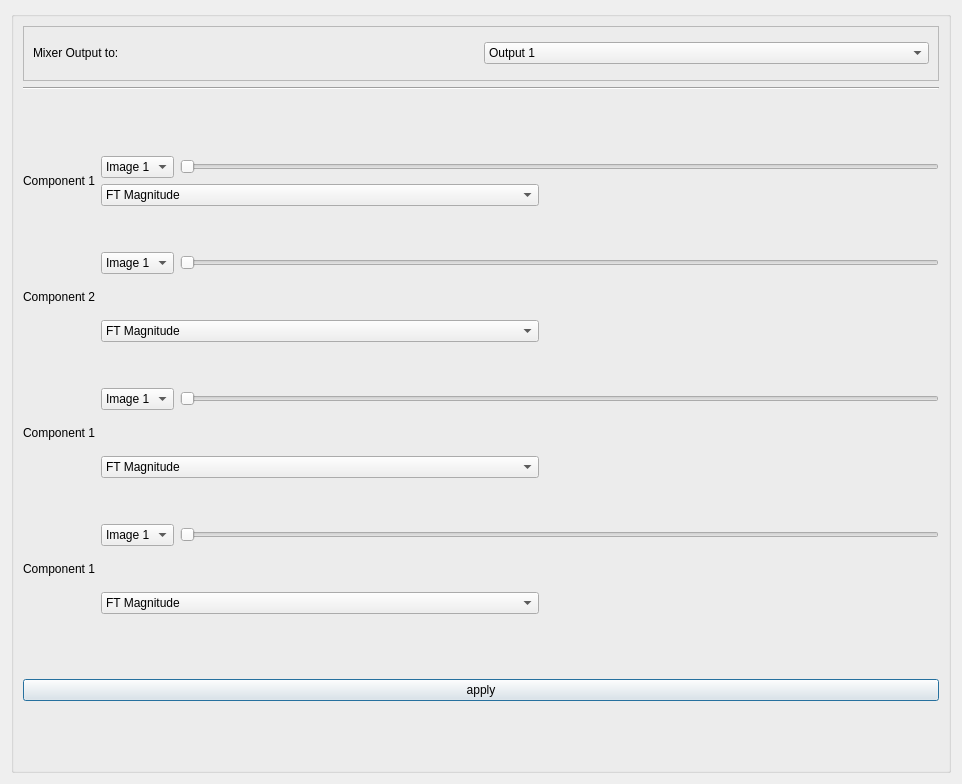
<?xml version="1.0" encoding="UTF-8"?>
<ui version="4.0">
 <class>Dialog</class>
 <widget class="QDialog" name="Dialog">
  <property name="geometry">
   <rect>
    <x>0</x>
    <y>0</y>
    <width>962</width>
    <height>784</height>
   </rect>
  </property>
  <property name="windowTitle">
   <string>Dialog</string>
  </property>
  <layout class="QGridLayout" name="gridLayout_12">
   <item row="0" column="0">
    <widget class="QGroupBox" name="groupBox">
     <property name="title">
      <string/>
     </property>
     <layout class="QGridLayout" name="gridLayout_11">
      <item row="0" column="0">
       <layout class="QGridLayout" name="gridLayout_10">
        <item row="0" column="0">
         <widget class="QFrame" name="frame">
          <property name="minimumSize">
           <size>
            <width>0</width>
            <height>55</height>
           </size>
          </property>
          <property name="maximumSize">
           <size>
            <width>16777215</width>
            <height>55</height>
           </size>
          </property>
          <property name="frameShape">
           <enum>QFrame::StyledPanel</enum>
          </property>
          <property name="frameShadow">
           <enum>QFrame::Raised</enum>
          </property>
          <layout class="QGridLayout" name="gridLayout">
           <item row="0" column="0">
            <layout class="QVBoxLayout" name="verticalLayout">
             <item>
              <layout class="QHBoxLayout" name="horizontalLayout">
               <item>
                <widget class="QLabel" name="label">
                 <property name="text">
                  <string>Mixer Output to:</string>
                 </property>
                </widget>
               </item>
               <item>
                <widget class="QComboBox" name="mixer_output_combobox">
                 <item>
                  <property name="text">
                   <string>Output 1</string>
                  </property>
                 </item>
                 <item>
                  <property name="text">
                   <string>Output 2</string>
                  </property>
                 </item>
                </widget>
               </item>
              </layout>
             </item>
            </layout>
           </item>
          </layout>
         </widget>
        </item>
        <item row="3" column="0">
         <layout class="QGridLayout" name="gridLayout_9">
          <item row="2" column="0">
           <layout class="QHBoxLayout" name="horizontalLayout_7">
            <item>
             <widget class="QLabel" name="label_3">
              <property name="text">
               <string>Component 2</string>
              </property>
             </widget>
            </item>
            <item>
             <layout class="QGridLayout" name="gridLayout_3">
              <item row="0" column="0">
               <layout class="QHBoxLayout" name="horizontalLayout_4">
                <item>
                 <widget class="QComboBox" name="input_img_selection_combobox_2">
                  <item>
                   <property name="text">
                    <string>Image 1</string>
                   </property>
                  </item>
                  <item>
                   <property name="text">
                    <string>Image 2</string>
                   </property>
                  </item>
                  <item>
                   <property name="text">
                    <string>Image 3</string>
                   </property>
                  </item>
                  <item>
                   <property name="text">
                    <string>Image 4</string>
                   </property>
                  </item>
                 </widget>
                </item>
                <item>
                 <widget class="QSlider" name="comp1_hslider_2">
                  <property name="orientation">
                   <enum>Qt::Horizontal</enum>
                  </property>
                 </widget>
                </item>
               </layout>
              </item>
              <item row="2" column="0">
               <layout class="QHBoxLayout" name="horizontalLayout_5">
                <item>
                 <widget class="QComboBox" name="mixer_combo_2">
                  <item>
                   <property name="text">
                    <string>FT Magnitude</string>
                   </property>
                  </item>
                  <item>
                   <property name="text">
                    <string>FT Phase</string>
                   </property>
                  </item>
                  <item>
                   <property name="text">
                    <string>FT Real</string>
                   </property>
                  </item>
                  <item>
                   <property name="text">
                    <string>FT Imaginary</string>
                   </property>
                  </item>
                 </widget>
                </item>
                <item>
                 <spacer name="horizontalSpacer_2">
                  <property name="orientation">
                   <enum>Qt::Horizontal</enum>
                  </property>
                  <property name="sizeType">
                   <enum>QSizePolicy::Fixed</enum>
                  </property>
                  <property name="sizeHint" stdset="0">
                   <size>
                    <width>400</width>
                    <height>20</height>
                   </size>
                  </property>
                 </spacer>
                </item>
               </layout>
              </item>
              <item row="1" column="0">
               <spacer name="verticalSpacer_5">
                <property name="orientation">
                 <enum>Qt::Vertical</enum>
                </property>
                <property name="sizeHint" stdset="0">
                 <size>
                  <width>20</width>
                  <height>40</height>
                 </size>
                </property>
               </spacer>
              </item>
             </layout>
            </item>
           </layout>
          </item>
          <item row="0" column="0">
           <layout class="QHBoxLayout" name="horizontalLayout_6">
            <item>
             <widget class="QLabel" name="label_2">
              <property name="text">
               <string>Component 1</string>
              </property>
             </widget>
            </item>
            <item>
             <layout class="QGridLayout" name="gridLayout_2">
              <item row="0" column="0">
               <layout class="QHBoxLayout" name="horizontalLayout_2">
                <item>
                 <widget class="QComboBox" name="input_img_selection_combobox_1">
                  <item>
                   <property name="text">
                    <string>Image 1</string>
                   </property>
                  </item>
                  <item>
                   <property name="text">
                    <string>Image 2</string>
                   </property>
                  </item>
                  <item>
                   <property name="text">
                    <string>Image 3</string>
                   </property>
                  </item>
                  <item>
                   <property name="text">
                    <string>Image 4</string>
                   </property>
                  </item>
                 </widget>
                </item>
                <item>
                 <widget class="QSlider" name="comp1_hslider_1">
                  <property name="orientation">
                   <enum>Qt::Horizontal</enum>
                  </property>
                 </widget>
                </item>
               </layout>
              </item>
              <item row="1" column="0">
               <layout class="QHBoxLayout" name="horizontalLayout_3">
                <item>
                 <widget class="QComboBox" name="mixer_combo_1">
                  <item>
                   <property name="text">
                    <string>FT Magnitude</string>
                   </property>
                  </item>
                  <item>
                   <property name="text">
                    <string>FT Phase</string>
                   </property>
                  </item>
                  <item>
                   <property name="text">
                    <string>FT Real</string>
                   </property>
                  </item>
                  <item>
                   <property name="text">
                    <string>FT Imaginary</string>
                   </property>
                  </item>
                 </widget>
                </item>
                <item>
                 <spacer name="horizontalSpacer">
                  <property name="orientation">
                   <enum>Qt::Horizontal</enum>
                  </property>
                  <property name="sizeType">
                   <enum>QSizePolicy::Fixed</enum>
                  </property>
                  <property name="sizeHint" stdset="0">
                   <size>
                    <width>400</width>
                    <height>20</height>
                   </size>
                  </property>
                 </spacer>
                </item>
               </layout>
              </item>
             </layout>
            </item>
           </layout>
          </item>
          <item row="6" column="0">
           <layout class="QHBoxLayout" name="horizontalLayout_19">
            <item>
             <widget class="QLabel" name="label_7">
              <property name="text">
               <string>Component 1</string>
              </property>
             </widget>
            </item>
            <item>
             <layout class="QGridLayout" name="gridLayout_8">
              <item row="0" column="0">
               <layout class="QHBoxLayout" name="horizontalLayout_20">
                <item>
                 <widget class="QComboBox" name="input_img_selection_combobox_7">
                  <item>
                   <property name="text">
                    <string>Image 1</string>
                   </property>
                  </item>
                  <item>
                   <property name="text">
                    <string>Image 2</string>
                   </property>
                  </item>
                  <item>
                   <property name="text">
                    <string>Image 3</string>
                   </property>
                  </item>
                  <item>
                   <property name="text">
                    <string>Image 4</string>
                   </property>
                  </item>
                 </widget>
                </item>
                <item>
                 <widget class="QSlider" name="comp1_hslider_7">
                  <property name="orientation">
                   <enum>Qt::Horizontal</enum>
                  </property>
                 </widget>
                </item>
               </layout>
              </item>
              <item row="2" column="0">
               <layout class="QHBoxLayout" name="horizontalLayout_21">
                <item>
                 <widget class="QComboBox" name="mixer_combo_4">
                  <item>
                   <property name="text">
                    <string>FT Magnitude</string>
                   </property>
                  </item>
                  <item>
                   <property name="text">
                    <string>FT Phase</string>
                   </property>
                  </item>
                  <item>
                   <property name="text">
                    <string>FT Real</string>
                   </property>
                  </item>
                  <item>
                   <property name="text">
                    <string>FT Imaginary</string>
                   </property>
                  </item>
                 </widget>
                </item>
                <item>
                 <spacer name="horizontalSpacer_4">
                  <property name="orientation">
                   <enum>Qt::Horizontal</enum>
                  </property>
                  <property name="sizeType">
                   <enum>QSizePolicy::Fixed</enum>
                  </property>
                  <property name="sizeHint" stdset="0">
                   <size>
                    <width>400</width>
                    <height>20</height>
                   </size>
                  </property>
                 </spacer>
                </item>
               </layout>
              </item>
              <item row="1" column="0">
               <spacer name="verticalSpacer_10">
                <property name="orientation">
                 <enum>Qt::Vertical</enum>
                </property>
                <property name="sizeHint" stdset="0">
                 <size>
                  <width>20</width>
                  <height>40</height>
                 </size>
                </property>
               </spacer>
              </item>
             </layout>
            </item>
           </layout>
          </item>
          <item row="4" column="0">
           <layout class="QHBoxLayout" name="horizontalLayout_16">
            <item>
             <widget class="QLabel" name="label_6">
              <property name="text">
               <string>Component 1</string>
              </property>
             </widget>
            </item>
            <item>
             <layout class="QGridLayout" name="gridLayout_7">
              <item row="0" column="0">
               <layout class="QHBoxLayout" name="horizontalLayout_17">
                <item>
                 <widget class="QComboBox" name="input_img_selection_combobox_6">
                  <item>
                   <property name="text">
                    <string>Image 1</string>
                   </property>
                  </item>
                  <item>
                   <property name="text">
                    <string>Image 2</string>
                   </property>
                  </item>
                  <item>
                   <property name="text">
                    <string>Image 3</string>
                   </property>
                  </item>
                  <item>
                   <property name="text">
                    <string>Image 4</string>
                   </property>
                  </item>
                 </widget>
                </item>
                <item>
                 <widget class="QSlider" name="comp1_hslider_6">
                  <property name="orientation">
                   <enum>Qt::Horizontal</enum>
                  </property>
                 </widget>
                </item>
               </layout>
              </item>
              <item row="2" column="0">
               <layout class="QHBoxLayout" name="horizontalLayout_18">
                <item>
                 <widget class="QComboBox" name="mixer_combo_3">
                  <item>
                   <property name="text">
                    <string>FT Magnitude</string>
                   </property>
                  </item>
                  <item>
                   <property name="text">
                    <string>FT Phase</string>
                   </property>
                  </item>
                  <item>
                   <property name="text">
                    <string>FT Real</string>
                   </property>
                  </item>
                  <item>
                   <property name="text">
                    <string>FT Imaginary</string>
                   </property>
                  </item>
                 </widget>
                </item>
                <item>
                 <spacer name="horizontalSpacer_3">
                  <property name="orientation">
                   <enum>Qt::Horizontal</enum>
                  </property>
                  <property name="sizeType">
                   <enum>QSizePolicy::Fixed</enum>
                  </property>
                  <property name="sizeHint" stdset="0">
                   <size>
                    <width>400</width>
                    <height>20</height>
                   </size>
                  </property>
                 </spacer>
                </item>
               </layout>
              </item>
              <item row="1" column="0">
               <spacer name="verticalSpacer_9">
                <property name="orientation">
                 <enum>Qt::Vertical</enum>
                </property>
                <property name="sizeHint" stdset="0">
                 <size>
                  <width>20</width>
                  <height>40</height>
                 </size>
                </property>
               </spacer>
              </item>
             </layout>
            </item>
           </layout>
          </item>
          <item row="1" column="0">
           <spacer name="verticalSpacer_3">
            <property name="orientation">
             <enum>Qt::Vertical</enum>
            </property>
            <property name="sizeHint" stdset="0">
             <size>
              <width>20</width>
              <height>40</height>
             </size>
            </property>
           </spacer>
          </item>
          <item row="3" column="0">
           <spacer name="verticalSpacer_11">
            <property name="orientation">
             <enum>Qt::Vertical</enum>
            </property>
            <property name="sizeHint" stdset="0">
             <size>
              <width>20</width>
              <height>40</height>
             </size>
            </property>
           </spacer>
          </item>
          <item row="5" column="0">
           <spacer name="verticalSpacer_12">
            <property name="orientation">
             <enum>Qt::Vertical</enum>
            </property>
            <property name="sizeHint" stdset="0">
             <size>
              <width>20</width>
              <height>40</height>
             </size>
            </property>
           </spacer>
          </item>
         </layout>
        </item>
        <item row="5" column="0">
         <widget class="QPushButton" name="apply_btn">
          <property name="text">
           <string>apply</string>
          </property>
         </widget>
        </item>
        <item row="1" column="0">
         <widget class="Line" name="line">
          <property name="orientation">
           <enum>Qt::Horizontal</enum>
          </property>
         </widget>
        </item>
        <item row="2" column="0">
         <spacer name="verticalSpacer_13">
          <property name="orientation">
           <enum>Qt::Vertical</enum>
          </property>
          <property name="sizeHint" stdset="0">
           <size>
            <width>20</width>
            <height>40</height>
           </size>
          </property>
         </spacer>
        </item>
        <item row="6" column="0">
         <spacer name="verticalSpacer_2">
          <property name="orientation">
           <enum>Qt::Vertical</enum>
          </property>
          <property name="sizeHint" stdset="0">
           <size>
            <width>20</width>
            <height>40</height>
           </size>
          </property>
         </spacer>
        </item>
        <item row="4" column="0">
         <spacer name="verticalSpacer">
          <property name="orientation">
           <enum>Qt::Vertical</enum>
          </property>
          <property name="sizeHint" stdset="0">
           <size>
            <width>20</width>
            <height>40</height>
           </size>
          </property>
         </spacer>
        </item>
       </layout>
      </item>
     </layout>
    </widget>
   </item>
  </layout>
 </widget>
 <resources/>
 <connections/>
</ui>
